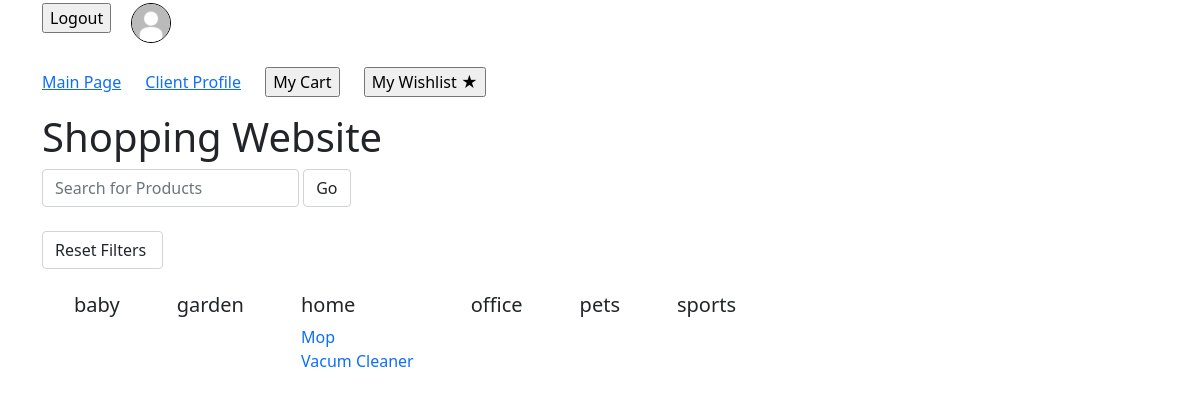
Page /Main/index (signed in) on the earlier database version.
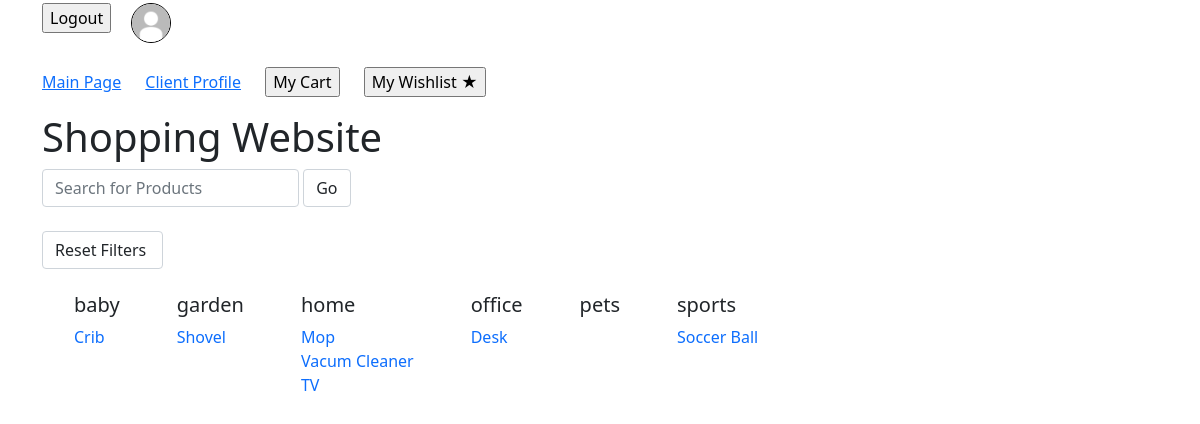
Same page on the later database version.
### tables this page shows
CREATE TABLE `category` (
  `name` varchar(100) NOT NULL
);

CREATE TABLE `product` (
  `product_id` int(11) NOT NULL,
  `name` varchar(50) NOT NULL,
  `description` text NOT NULL,
  `price` decimal(10,2) NOT NULL,
  `rating` int(2) NOT NULL,
  `image` varchar(50) NOT NULL DEFAULT 'shoppingCart.png',
  `category_name` varchar(100) NOT NULL,
  `seller_id` int(11) NOT NULL
);

### app/core/App.php (called while the page is built, shortened)
<?php
	class App{
		private $method = 'index';
		public function __construct(){
			$url = self::parseUrl();
			if(isset($url[0])){
				unset($url[0]);
			}
			$this->controller = new $this->controller;
			if(isset($url[1])){
				if(method_exists($this->controller, $url[1])){
					$this->method = $url[1];
				}
				unset($url[1]);
			}
			$this->params = $url ? array_values($url) : [];
			call_user_func_array([$this->controller, $this->method], $this->params);
		}
		private static function parseUrl(){
			if(isset($_GET['url'])){
				return explode('/',
					filter_var(
						rtrim($_GET['url'], '/'),
						FILTER_SANITIZE_URL)
				);
			}
		}
	}

### index.php (called while the page is built, shortened)
<?php
	new \app\core\App();

### app/models/Category.php (called while the page is built, shortened)
<?php
class Category extends \app\core\Model{
	public function getAll(){
		$SQL = 'SELECT * FROM category';
		$STMT = self::$_connection->prepare($SQL);
		$STMT->execute();
		$STMT->setFetchMode(\PDO::FETCH_CLASS, "app\models\Category");
		return $STMT->fetchAll();
	}
}

### app/core/DBConnection.php (called while the page is built, shortened)
<?php
class DBConnection{
	static $connection = null;
	private function __construct(){
		if(self::$connection == null){
			$host = 'localhost';
			$DBname = 'project';
			$user = 'root';
			$password = '';
			self::$connection = new \PDO("mysql:host=$host;dbname=$DBname",$user, $password);
		}
	}
	public static function getInstance(){
		return self::$connection;
	}
}

### app/models/Product.php (called while the page is built, shortened)
<?php
class Product extends \app\core\Model{
	public function getAll(){
		$SQL = 'SELECT * FROM product';
		$STMT = self::$_connection->prepare($SQL);
		$STMT->execute();
		$STMT->setFetchMode(\PDO::FETCH_CLASS, "app\models\Product");
		return $STMT->fetchAll();
	}
}

### app/views/Main/index.php (the view, shortened to what this page needs)
<html>
<head>
<link href="https://cdn.jsdelivr.net/npm/bootstrap@5.1.3/dist/css/bootstrap.min.css" rel="stylesheet">
</head>
<body>
	<div class='container' style='margin-top: 3px;'>
		<?php $this->view('shared/menu_bar',$data['role']);?>
		<h1>Shopping Website</h1>
		<form action='' method='post'>
			<label class='form-label'><input  name="search" placeholder='Search for Products' type="text" class='form-control'/></label>
			<label><input type="submit" name='action' value='Go' class='form-control' /></label>
		</form>
		<label><a style="text-decoration:none;" href="/Main/index"><input type='button' value='Reset Filters ' class='form-control'/></a></label><br><br>
	<?php
		foreach ($data['categories'] as $category){ ?>
			<ul style="float: left; list-style:none; margin-right:25px;">
				<li><h5><?=$category->name?></h5></li>
			<?php foreach ($data['products'] as $product){
				if ($product->category_name == $category->name){ ?>
				<li><a style="text-decoration: none;" href="/Product/details/<?=$product->product_id?>"><?=$product->name ?></a></li>
		<?php	}
			} ?>
			</ul>
<?php	} ?>
	</div>
</body>
</html>

### app/controllers/Main.php (shortened to what this page needs)
<?php
class Main extends \app\core\Controller{
	public function index(){
		$products = new \app\models\Product();
		$data['products'] = $products->getAll();
		$categories = new \app\models\Category();
		$data['categories'] = $categories->getAll();
		if ($_SESSION!= null){
			if (isset($_SESSION['client_id'])){
				$client = new \app\models\Client();
				$client = $client->get($_SESSION['user_id']);
				$data['role']=$client;
			}else{
				$seller = new \app\models\Seller();
				$seller = $seller->get($_SESSION['username']);
				$data['role']=$seller;
			}
		}else{
			$data['role']=null;
		}
		if (!isset($_POST['action'])){
			$this->view('Main/index',$data);
		}else{
			$data['products'] = $products->getFiltered($_POST['search']);
			$this->view('Main/index',$data);
		}
	}
}

### app/core/Controller.php (shortened to what this page needs)
<?php
class Controller{
	public function view($name, $data = []){
		if (file_exists('app/views/' . $name . '.php')){
			include('app/views/' . $name . '.php');
		}else{
			echo 'app/views/' . $name . '.php does not exist';
		}
	}
}

### app/views/shared/menu_bar.php
<div >
	<ul style="list-style-type: none;padding:0;">
		<?php
		 if (!isset($_SESSION['user_id'])){?>
			<li style="display: inline;"><a href='/User/index'>Log in</a></li> or
			<li style="display: inline;padding-right:20;"><a href='/User/register'>Register</a></li>
		<?php } else{?>
			<form action='/User/logout'><input style="float:left; margin-right:10px" type="submit" value="Logout" style="margin-top: 3";/></form>
			<?php
				if (isset($_SESSION['client_id'])){ ?><img src='/pictures/<?=$_SESSION['profilePic'] ?>' height='40' width='40' style='margin-left: 10px;border-radius: 50%; border-color: black; border-style: solid; border-width: thin;'/><br><br>
			<?php } ?>
		<?php } ?>
		<li style="display: inline;padding-right:20;"><a href='/Main/index'>Main Page</a></li>
		<?php
			if (isset($_SESSION['client_id'])){ ?>
				<li style="display: inline;padding-right:20;"><a href='/Client/index'>Client Profile</a></li>
				<form style="display: inline;padding-right:20;" action='/Cart/index'><input  type="submit" value="My Cart"/></form>
				<form style="display: inline;padding-right:20;" action='/Wishlist/index'><input  type="submit" value="My Wishlist ★"/></form>
	<?php	} ?>
	</ul>
</div>

Differences in the rows shown:
added product: name "Crib", shown under category "baby"
added product: name "Shovel", shown under category "garden"
added product: name "TV", shown under category "home"
added product: name "Desk", shown under category "office"
added product: name "Soccer Ball", shown under category "sports"
